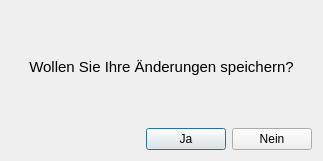
<?xml version="1.0" encoding="UTF-8"?>
<ui version="4.0">
 <class>Sure</class>
 <widget class="QDialog" name="Sure">
  <property name="geometry">
   <rect>
    <x>0</x>
    <y>0</y>
    <width>323</width>
    <height>161</height>
   </rect>
  </property>
  <property name="windowTitle">
   <string>Dialog</string>
  </property>
  <layout class="QVBoxLayout" name="verticalLayout">
   <item>
    <widget class="QLabel" name="label">
     <property name="font">
      <font>
       <pointsize>11</pointsize>
      </font>
     </property>
     <property name="styleSheet">
      <string notr="true"/>
     </property>
     <property name="text">
      <string>Wollen Sie Ihre Änderungen speichern?</string>
     </property>
     <property name="alignment">
      <set>Qt::AlignCenter</set>
     </property>
    </widget>
   </item>
   <item>
    <layout class="QHBoxLayout" name="horizontalLayout">
     <item>
      <spacer name="horizontalSpacer">
       <property name="orientation">
        <enum>Qt::Horizontal</enum>
       </property>
       <property name="sizeHint" stdset="0">
        <size>
         <width>22</width>
         <height>20</height>
        </size>
       </property>
      </spacer>
     </item>
     <item>
      <widget class="QPushButton" name="quitYes">
       <property name="text">
        <string>Ja</string>
       </property>
      </widget>
     </item>
     <item>
      <widget class="QPushButton" name="quitNo">
       <property name="text">
        <string>Nein</string>
       </property>
      </widget>
     </item>
    </layout>
   </item>
  </layout>
 </widget>
 <resources/>
 <connections/>
</ui>
